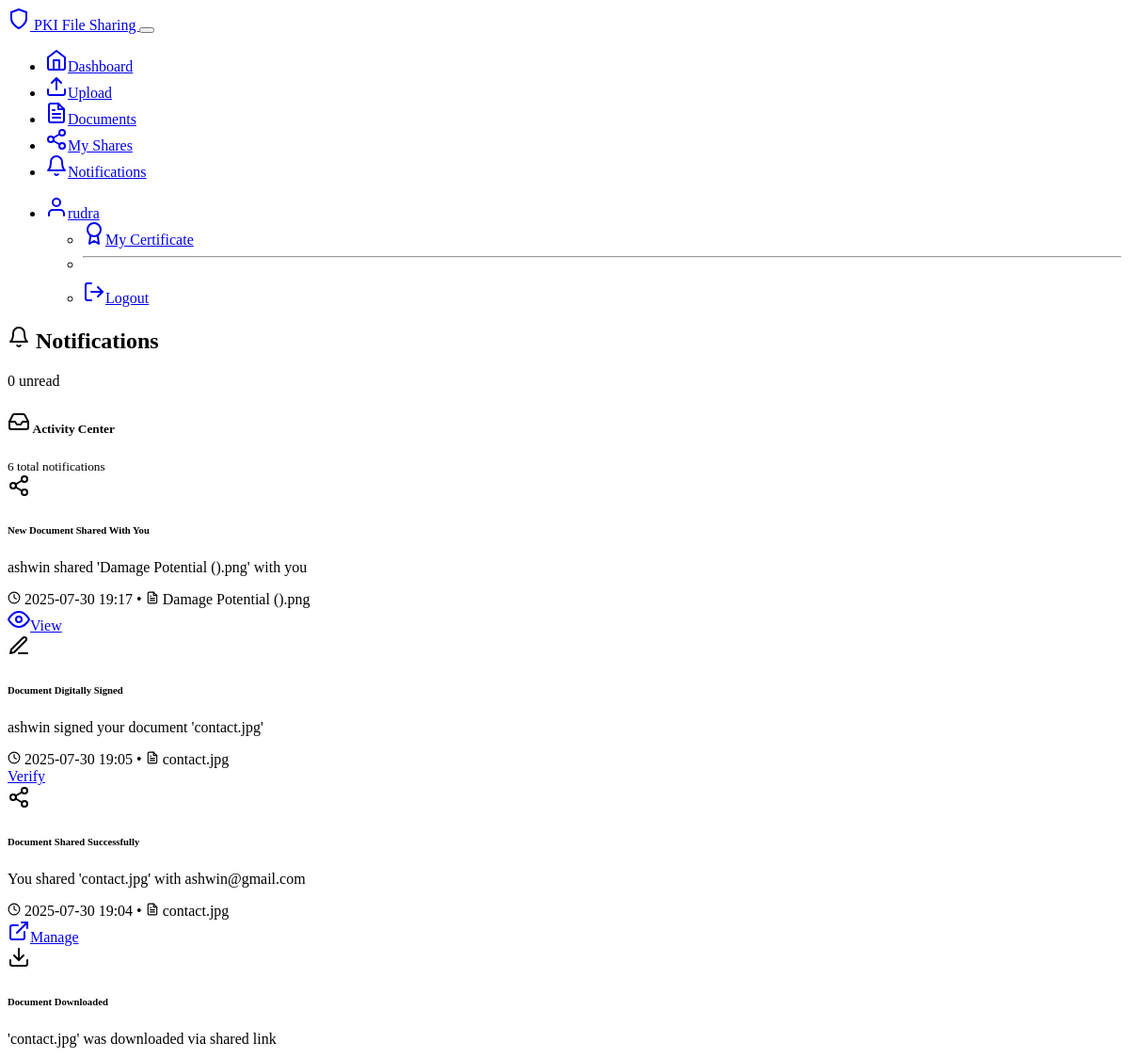
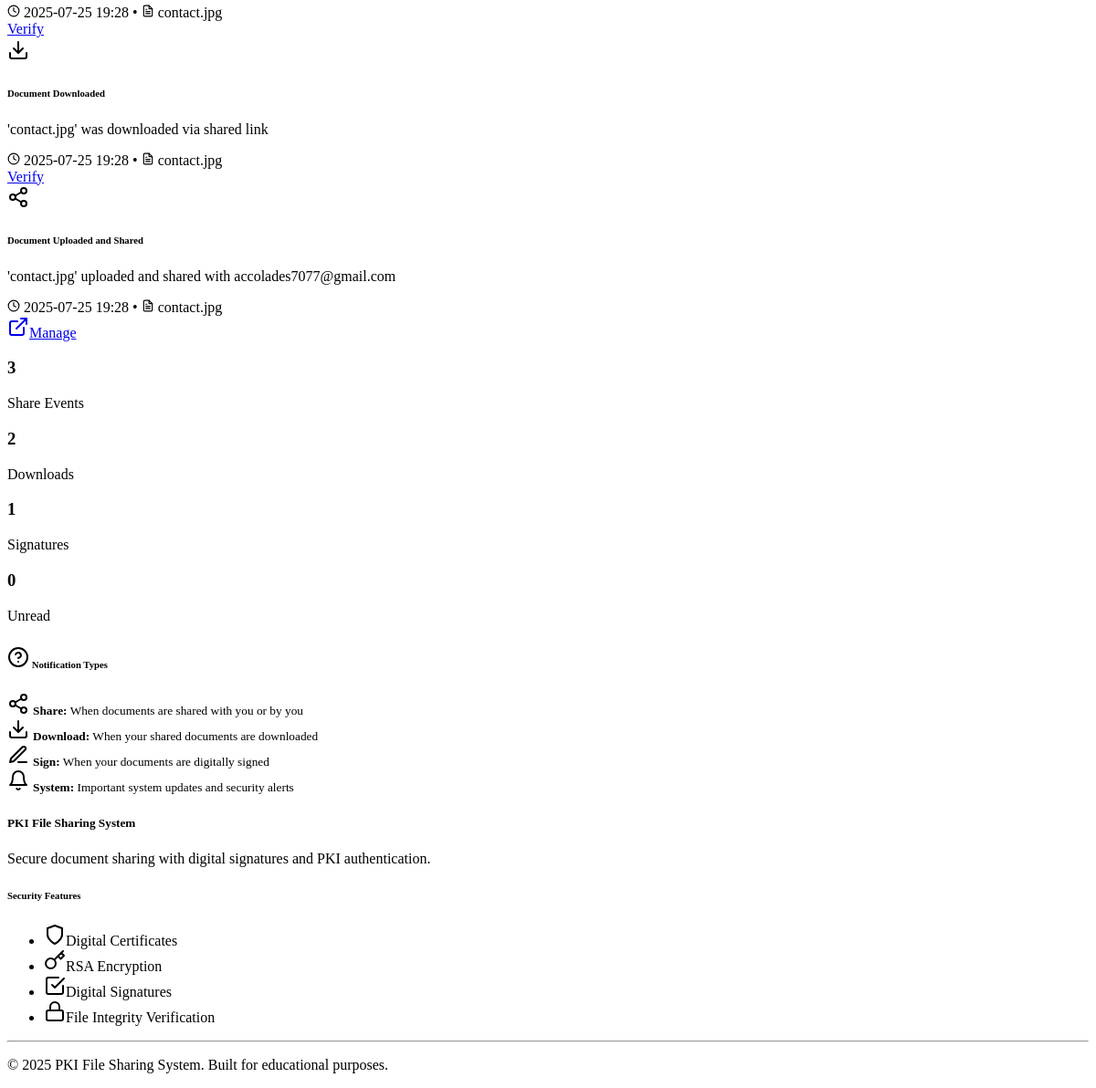
Screenshot of /notifications (signed in) with the database file from the repository (2 pictures, top to bottom).
### models.py (models this page shows)
class User(UserMixin, db.Model):
    id = db.Column(db.Integer, primary_key=True)
    username = db.Column(db.String(80), unique=True, nullable=False)
    email = db.Column(db.String(120), unique=True, nullable=False)
    password_hash = db.Column(db.String(256), nullable=False)
    private_key_pem = db.Column(db.Text, nullable=False)
    public_key_pem = db.Column(db.Text, nullable=False)
    certificate_pem = db.Column(db.Text, nullable=False)
    created_at = db.Column(db.DateTime, default=datetime.utcnow)
    documents = db.relationship('Document', backref='owner', lazy=True)
    signatures = db.relationship('DocumentSignature', backref='signer', lazy=True)

class Notification(db.Model):
    id = db.Column(db.Integer, primary_key=True)
    user_id = db.Column(db.Integer, db.ForeignKey('user.id'), nullable=False)
    title = db.Column(db.String(200), nullable=False)
    message = db.Column(db.Text, nullable=False)
    notification_type = db.Column(db.String(50), nullable=False)  # 'share', 'download', 'sign', 'system'
    is_read = db.Column(db.Boolean, default=False)
    created_at = db.Column(db.DateTime, default=datetime.utcnow)
    document_id = db.Column(db.Integer, db.ForeignKey('document.id'), nullable=True)
    share_link_id = db.Column(db.Integer, db.ForeignKey('share_link.id'), nullable=True)
    user = db.relationship('User', backref='notifications')
    document = db.relationship('Document', backref='notifications')
    share_link = db.relationship('ShareLink', backref='notifications')

class Document(db.Model):
    id = db.Column(db.Integer, primary_key=True)
    filename = db.Column(db.String(255), nullable=False)
    original_filename = db.Column(db.String(255), nullable=False)
    file_path = db.Column(db.String(500), nullable=False)
    file_hash = db.Column(db.String(64), nullable=False)  # SHA256 hash for integrity
    content_type = db.Column(db.String(100))
    file_size = db.Column(db.Integer)
    owner_id = db.Column(db.Integer, db.ForeignKey('user.id'), nullable=False)
    uploaded_at = db.Column(db.DateTime, default=datetime.utcnow)
    signatures = db.relationship('DocumentSignature', backref='document', lazy=True, cascade='all, delete-orphan')

### routes.py (the view)
@app.route('/notifications')
@login_required
def notifications():
    try:
        notifications = Notification.query.filter_by(user_id=current_user.id).order_by(Notification.created_at.desc()).all()
        unread_notifications = [n for n in notifications if not n.is_read]
        for notification in unread_notifications:
            notification.is_read = True
        if unread_notifications:
            db.session.commit()
        return render_template('notifications.html', notifications=notifications)
    except Exception as e:
        logger.error(f"Notifications error: {str(e)}")
        flash('An error occurred loading notifications.', 'error')
        return render_template('notifications.html', notifications=[])

### app.py (called while the page is built)
@login_manager.user_loader
def load_user(user_id):
    from models import User
    return User.query.get(int(user_id))

### templates/notifications.html (shortened to what this page needs)
{% extends "base.html" %}
{% block content %}
<div class="row">
    <div class="col-12">
        <div class="d-flex justify-content-between align-items-center mb-4">
            <h2>
                <i data-feather="bell" class="me-2"></i>
                Notifications
            </h2>
            <span class="badge bg-primary">{{ notifications|selectattr('is_read', 'equalto', False)|list|length }} unread</span>
        </div>
    </div>
</div>
<div class="row">
    <div class="col-12">
        <div class="card border-0 shadow-sm">
            <div class="card-header bg-light">
                <div class="d-flex justify-content-between align-items-center">
                    <h5 class="mb-0">
                        <i data-feather="inbox" class="me-2"></i>
                        Activity Center
                    </h5>
                    <small class="text-muted">{{ notifications|length }} total notifications</small>
                </div>
            </div>
            <div class="card-body p-0">
                {% if notifications %}
                    <div class="list-group list-group-flush">
                        {% for notification in notifications %}
                        <div class="list-group-item {% if not notification.is_read %}bg-light{% endif %} border-0">
                            <div class="d-flex w-100 justify-content-between align-items-start">
                                <div class="flex-grow-1">
                                    <div class="d-flex align-items-center mb-2">
                                        {% if notification.notification_type == 'share' %}
                                            <i data-feather="share-2" class="me-2 text-success"></i>
                                        {% elif notification.notification_type == 'download' %}
                                            <i data-feather="download" class="me-2 text-primary"></i>
                                        {% elif notification.notification_type == 'sign' %}
                                            <i data-feather="edit-3" class="me-2 text-info"></i>
                                        {% else %}
                                            <i data-feather="bell" class="me-2 text-secondary"></i>
                                        {% endif %}
                                        <h6 class="mb-0 {% if not notification.is_read %}fw-bold{% endif %}">
                                            {{ notification.title }}
                                        </h6>
                                    </div>
                                    <p class="mb-2 text-muted">{{ notification.message }}</p>
                                    <div class="d-flex align-items-center text-muted small">
                                        <i data-feather="clock" class="me-1" style="width: 14px; height: 14px;"></i>
                                        {{ notification.created_at.strftime('%Y-%m-%d %H:%M') }}
                                        {% if notification.document %}
                                            <span class="mx-2">•</span>
                                            <i data-feather="file-text" class="me-1" style="width: 14px; height: 14px;"></i>
                                            {{ notification.document.original_filename }}
                                        {% endif %}
                                    </div>
                                </div>
                                <div class="ms-3">
                                    {% if notification.notification_type == 'share' and notification.document %}
                                        {% if notification.document.owner_id == current_user.id %}
                                            <a href="{{ url_for('my_shares') }}" class="btn btn-sm btn-outline-primary">
                                                <i data-feather="external-link" class="me-1"></i>Manage
                                            </a>
                                        {% else %}
                                            <a href="{{ url_for('documents') }}" class="btn btn-sm btn-outline-success">
                                                <i data-feather="eye" class="me-1"></i>View
                                            </a>
                                        {% endif %}
                                    {% elif notification.notification_type in ['download', 'sign'] and notification.document %}
                                        <a href="{{ url_for('verify_document', doc_id=notification.document.id) }}" class="btn btn-sm btn-outline-info">
                                            Verify
                                        </a>
                                    {% endif %}
                                </div>
                            </div>
                        </div>
                        {% endfor %}
                    </div>
                {% else %}
                    <div class="text-center py-5">
                        <i data-feather="bell" class="text-muted mb-3" style="width: 64px; height: 64px;"></i>
                        <h5 class="text-muted">No notifications yet</h5>
                        <p class="text-muted">Activity notifications will appear here when you share, sign, or download documents.</p>
                    </div>
                {% endif %}
            </div>
        </div>
    </div>
</div>
{% if notifications %}
<div class="row mt-4">
    <div class="col-md-3">
        <div class="card bg-success text-white border-0">
            <div class="card-body text-center">
                <h3>{{ notifications|selectattr('notification_type', 'equalto', 'share')|list|length }}</h3>
                <p class="mb-0">Share Events</p>
            </div>
        </div>
    </div>
    <div class="col-md-3">
        <div class="card bg-primary text-white border-0">
            <div class="card-body text-center">
                <h3>{{ notifications|selectattr('notification_type', 'equalto', 'download')|list|length }}</h3>
                <p class="mb-0">Downloads</p>
            </div>
        </div>
    </div>
    <div class="col-md-3">
        <div class="card bg-info text-white border-0">
            <div class="card-body text-center">
                <h3>{{ notifications|selectattr('notification_type', 'equalto', 'sign')|list|length }}</h3>
                <p class="mb-0">Signatures</p>
            </div>
        </div>
    </div>
    <div class="col-md-3">
        <div class="card bg-warning text-dark border-0">
            <div class="card-body text-center">
                <h3>{{ notifications|selectattr('is_read', 'equalto', False)|list|length }}</h3>
                <p class="mb-0">Unread</p>
            </div>
        </div>
    </div>
</div>
{% endif %}
<div class="row mt-4">
    <div class="col-12">
        <div class="card border-0">
            <div class="card-body">
                <h6 class="card-title">
                    <i data-feather="help-circle" class="me-2 text-info"></i>
                    Notification Types
                </h6>
                <div class="row">
                    <div class="col-md-6">
                        <div class="d-flex align-items-center mb-2">
                            <i data-feather="share-2" class="me-2 text-success"></i>
                            <small><strong>Share:</strong> When documents are shared with you or by you</small>
                        </div>
                        <div class="d-flex align-items-center mb-2">
                            <i data-feather="download" class="me-2 text-primary"></i>
                            <small><strong>Download:</strong> When your shared documents are downloaded</small>
                        </div>
                    </div>
                    <div class="col-md-6">
                        <div class="d-flex align-items-center mb-2">
                            <i data-feather="edit-3" class="me-2 text-info"></i>
                            <small><strong>Sign:</strong> When your documents are digitally signed</small>
                        </div>
                        <div class="d-flex align-items-center mb-2">
                            <i data-feather="bell" class="me-2 text-secondary"></i>
                            <small><strong>System:</strong> Important system updates and security alerts</small>
                        </div>
                    </div>
                </div>
            </div>
        </div>
    </div>
</div>
{% endblock %}

### templates/base.html (shortened to what this page needs)
<!DOCTYPE html>
<html lang="en" data-bs-theme="dark">
<head>
    <link href="https://cdn.replit.com/agent/bootstrap-agent-dark-theme.min.css" rel="stylesheet">
    <link href="{{ url_for('static', filename='style.css') }}" rel="stylesheet">
</head>
<body>
    <nav class="navbar navbar-expand-lg navbar-dark bg-dark">
        <div class="container">
            <a class="navbar-brand" href="{{ url_for('index') }}">
                <i data-feather="shield" class="me-2"></i>
                PKI File Sharing
            </a>
            <button class="navbar-toggler" type="button" data-bs-toggle="collapse" data-bs-target="#navbarNav">
            </button>
            <div class="collapse navbar-collapse" id="navbarNav">
                <ul class="navbar-nav me-auto">
                    {% if current_user.is_authenticated %}
                        <li class="nav-item">
                            <a class="nav-link" href="{{ url_for('dashboard') }}">
                                <i data-feather="home" class="me-1"></i>Dashboard
                            </a>
                        </li>
                        <li class="nav-item">
                            <a class="nav-link" href="{{ url_for('upload') }}">
                                <i data-feather="upload" class="me-1"></i>Upload
                            </a>
                        </li>
                        <li class="nav-item">
                            <a class="nav-link" href="{{ url_for('documents') }}">
                                <i data-feather="file-text" class="me-1"></i>Documents
                            </a>
                        </li>
                        <li class="nav-item">
                            <a class="nav-link" href="{{ url_for('my_shares') }}">
                                <i data-feather="share-2" class="me-1"></i>My Shares
                            </a>
                        </li>
                        <li class="nav-item">
                            <a class="nav-link" href="{{ url_for('notifications') }}" id="notifications-link">
                                <i data-feather="bell" class="me-1"></i>Notifications
                            </a>
                        </li>
                    {% endif %}
                </ul>
                <ul class="navbar-nav">
                    {% if current_user.is_authenticated %}
                        <li class="nav-item dropdown">
                            <a class="nav-link dropdown-toggle" href="#" role="button" data-bs-toggle="dropdown">
                                <i data-feather="user" class="me-1"></i>{{ current_user.username }}
                            </a>
                            <ul class="dropdown-menu">
                                <li><a class="dropdown-item" href="{{ url_for('view_certificate', user_id=current_user.id) }}">
                                    <i data-feather="award" class="me-2"></i>My Certificate
                                </a></li>
                                <li><hr class="dropdown-divider"></li>
                                <li><a class="dropdown-item" href="{{ url_for('logout') }}">
                                    <i data-feather="log-out" class="me-2"></i>Logout
                                </a></li>
                            </ul>
                        </li>
                    {% endif %}
                </ul>
            </div>
        </div>
    </nav>
    <main class="container my-4">
        {% block content %}{% endblock %}
    </main>
    <footer class="bg-dark text-light py-4 mt-5">
        <div class="container">
            <div class="row">
                <div class="col-md-6">
                    <h5>PKI File Sharing System</h5>
                    <p class="text-muted">Secure document sharing with digital signatures and PKI authentication.</p>
                </div>
                <div class="col-md-6">
                    <h6>Security Features</h6>
                    <ul class="list-unstyled text-muted">
                        <li><i data-feather="shield" class="me-2"></i>Digital Certificates</li>
                        <li><i data-feather="key" class="me-2"></i>RSA Encryption</li>
                        <li><i data-feather="check-square" class="me-2"></i>Digital Signatures</li>
                        <li><i data-feather="lock" class="me-2"></i>File Integrity Verification</li>
                    </ul>
                </div>
            </div>
            <hr>
            <div class="text-center text-muted">
                <p>&copy; 2025 PKI File Sharing System. Built for educational purposes.</p>
            </div>
        </div>
    </footer>
</body>
</html>

### static/style.css (style rules this page uses)
:root { --pki-primary: #0d6efd; --pki-success: #198754; --pki-danger: #dc3545; --pki-warning: #ffc107; --pki-info: #0dcaf0; }
.card { transition: box-shadow 0.3s ease-in-out; }
.btn { border-radius: 8px; font-weight: 500; transition: all 0.3s ease; }
footer { margin-top: auto; }

### rows the page displays
User: username "rudra"
Notification: notification_type "share" (drawn), title "New Document Shared With You", message "ashwin shared 'Damage Potential ().png' with you", created_at "2025-07-30 19:17", document.original_filename "Damage Potential ().png"
Notification: notification_type "sign" (drawn), title "Document Digitally Signed", message "ashwin signed your document 'contact.jpg'", created_at "2025-07-30 19:05", document.original_filename "contact.jpg"
Notification: notification_type "share" (drawn), title "Document Shared Successfully", message "You shared 'contact.jpg' with ashwin@gmail.com", created_at "2025-07-30 19:04", document.original_filename "contact.jpg"
Notification: notification_type "download" (drawn), title "Document Downloaded", message "'contact.jpg' was downloaded via shared link", created_at "2025-07-25 19:28", document.original_filename "contact.jpg"
Notification: notification_type "download" (drawn), title "Document Downloaded", message "'contact.jpg' was downloaded via shared link", created_at "2025-07-25 19:28", document.original_filename "contact.jpg"
Notification: notification_type "share" (drawn), title "Document Uploaded and Shared", message "'contact.jpg' uploaded and shared with accolades7077@gmail.com", created_at "2025-07-25 19:28", document.original_filename "contact.jpg"

### other values shown
{{ notifications|selectattr('is_read', 'equalto', False)|list|length }} "0"
{{ notifications|length }} "6"
